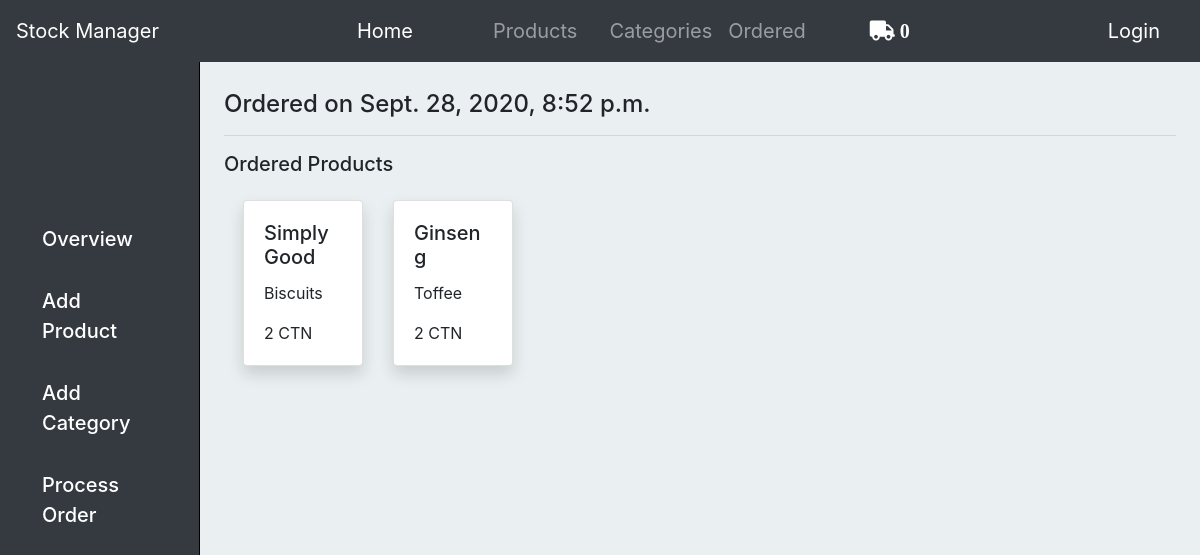
Screenshot of /ordered/9/ with the database file from the repository.
### base/models.py (models this page shows, shortened)
class Order(models.Model):
    user = models.ForeignKey(User, on_delete=models.CASCADE)
    code = models.CharField(max_length=100)
    items = models.ManyToManyField(Item)
    ordered_date = models.DateTimeField(auto_now_add=True)
    ordered = models.BooleanField(default=False)
    order_profit = models.DecimalField(max_digits=9, default=0.0, decimal_places=2)
    year_month = models.CharField(max_length=100, null=True, blank=True)

class Item(models.Model):
    user = models.ForeignKey(User, on_delete=models.CASCADE)
    item = models.ForeignKey(Product, on_delete=models.CASCADE)
    quantity = models.IntegerField(default=0)
    ordered = models.BooleanField(default=False)

class Product(models.Model):
    name = models.CharField(max_length=100)
    category = models.ForeignKey(Category, on_delete=models.CASCADE, null=True, blank=True, related_name='products')
    code = models.CharField(max_length=100)
    quantity = models.IntegerField(default=1)
    carton_price = models.DecimalField(decimal_places=2, default=0.00, max_digits=9)
    unit_price = models.DecimalField(decimal_places=2, default=0.00, max_digits=9)
    unit_quantity = models.IntegerField(default=1)
    status = models.CharField(max_length=100, choices=CHOICES, default="Available")
    owner = models.ForeignKey(User, on_delete=models.CASCADE)

class Category(models.Model):
    name = models.CharField(max_length=100)
    code = models.CharField(max_length=100)
    owner = models.ForeignKey(User, on_delete=models.CASCADE)
    def __str__(self):
        return self.name

### base/views.py (the view)
# urls.py: path("ordered/<int:id>/", views.order_detail, name="orderdetail"),
def order_detail(request, id):
    order = Order.objects.get(id=id)
    context ={
        'order':order
    }
    return render(request, 'base/orderdetail.html', context)

### base/templatetags/cart_template_tags.py (called while the page is built)
@register.filter
def cart_item_count(user):
    if user.is_authenticated:
        qs = Order.objects.filter(user=user, ordered=False)
        if qs.exists():
            return qs[0].items.count()
    return 0

### base/templates/base/orderdetail.html
{% extends 'base/layout.html' %}
{% load static %}
{% block main %}
<h4>Ordered on {{order.ordered_date}}</h4>
<hr>
<h5>Ordered Products</h5>
<div class="row ml-1 mr-5 mt-4">
	{% for item in order.items.all %}
    <div class="col-sm-2">
    <div class="card shadow">
      <div class="card-body">
        <h5 class="card-title">{{item.item.name}}</h5>
        <p class="card-text">{{item.item.category}}</p>
        <p class="card-text">{{item.quantity}} CTN</p>
      </div>
    </div>
  </div>
    {% endfor %}
</div>
{% endblock main %}

### base/static/css/style.css (style rules this page uses)
main .card { margin-bottom: 40px; }

### rows the page displays
Order: ordered_date "Sept. 28, 2020, 8:52 p.m."
Item: item.name "Simply Good", item.category "Biscuits", quantity "2"
Item: item.name "Ginseng", item.category "Toffee", quantity "2"

### other values shown
{{ request.user|cart_item_count }} "0"
